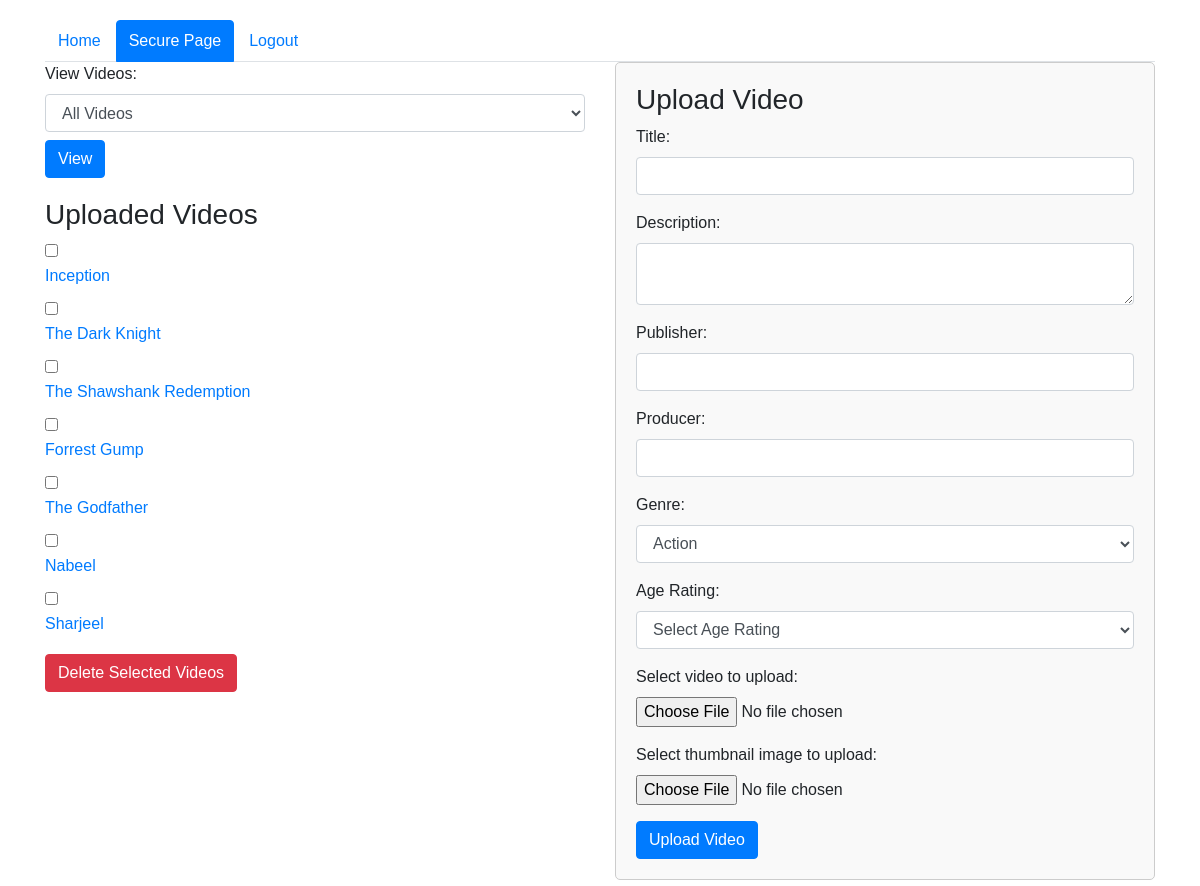
/secure3-bk2.php (signed in), run on the app's committed database.
### tables this page shows
CREATE TABLE `videos` (
  `id` int(11) NOT NULL,
  `title` varchar(255) NOT NULL,
  `description` text DEFAULT NULL,
  `filename` varchar(255) NOT NULL,
  `thumbnail` varchar(255) DEFAULT NULL,
  `uploader_id` int(11) DEFAULT NULL,
  `Publisher` varchar(255) DEFAULT NULL,
  `Producer` varchar(255) DEFAULT NULL,
  `Genre` varchar(100) DEFAULT NULL,
  `AgeRating` varchar(10) DEFAULT NULL,
  `upload_datetime` datetime DEFAULT NULL
);

### secure3-bk2.php (the view, shortened to what this page needs)
<?php
$conn = mysqli_connect("localhost", "root", "", "videos1");
$genre_query = "SELECT genre_name FROM Genres";
$genre_result = mysqli_query($conn, $genre_query);
$genres = array();
while ($row = mysqli_fetch_assoc($genre_result)) {
    $genres[] = $row['genre_name'];
}
?>
<!DOCTYPE html>
<html lang="en">
<head>
    <link rel="stylesheet" href="https://maxcdn.bootstrapcdn.com/bootstrap/4.5.2/css/bootstrap.min.css">
</head>
<body>
    <div class="container">
        <ul class="nav nav-tabs">
            <li class="nav-item">
                <a class="nav-link" href="index.php">Home</a>
            </li>
            <li class="nav-item">
                <a class="nav-link active" href="#">Secure Page</a>
            </li>
            <li class="nav-item">
                <a class="nav-link" href="logout.php">Logout</a>
            </li>
        </ul>
        <div class="row">
            <div class="col-md-6">
                <form action="" method="GET" class="mb-3">
                    <label for="view-option">View Videos:</label>
                    <select name="view-option" id="view-option" class="form-control">
                        <option value="all">All Videos</option>
                    </select>
                    <button type="submit" class="btn btn-primary mt-2">View</button>
                </form>
                <div class="video-container">
                    <h3>Uploaded Videos</h3>
                    <?php
                    $view_option = isset($_GET['view-option']) ? $_GET['view-option'] : 'all';
                    if ($view_option === 'all') {
                        $query = "SELECT * FROM videos";
                    } else {
                        $id = $_SESSION['id'];
                        $query = "SELECT * FROM videos WHERE uploader_id = $id";
                    }
                    $result = mysqli_query($conn, $query);
                    if ($result && mysqli_num_rows($result) > 0) {
                        while ($row = mysqli_fetch_assoc($result)) {
                            echo "<div><input type='checkbox' name='videos[]' value='" . $row['id'] . "'><a href='view_video.php?id=" . $row['id'] . "' class='video-link'>" . $row['title'] . "</a></div>";
                        }
                    } else {
                        echo "No videos uploaded yet.";
                    }
                    ?>
                    <form action="" method="POST">
                        <button type="submit" class="btn btn-danger mt-2" name="delete_videos">Delete Selected Videos</button>
                    </form>
                </div>
            </div>
            <div class="col-md-6">
                <div class="upload-container">
                    <h3>Upload Video</h3>
                    <form action="" method="POST" enctype="multipart/form-data">
                        <div class="form-group">
                            <label for="title">Title:</label>
                            <input type="text" class="form-control" id="title" name="title">
                        </div>
                        <div class="form-group">
                            <label for="description">Description:</label>
                            <textarea class="form-control" id="description" name="description"></textarea>
                        </div>
                        <div class="form-group">
                            <label for="publisher">Publisher:</label>
                            <input type="text" class="form-control" id="publisher" name="publisher">
                        </div>
                        <div class="form-group">
                            <label for="producer">Producer:</label>
                            <input type="text" class="form-control" id="producer" name="producer">
                        </div>
                        <div class="form-group">
                            <label for="genre">Genre:</label>
                            <select class="form-control" id="genre" name="genre">
                                <?php foreach ($genres as $genre) : ?>
                                    <option value="<?php echo $genre; ?>"><?php echo $genre; ?></option>
                                <?php endforeach; ?>
                            </select>
                        </div>
                        <div class="form-group">
                            <label for="age_rating">Age Rating:</label>
                            <select class="form-control" id="age_rating" name="age_rating">
                                <option value="">Select Age Rating</option>
                            </select>
                        </div>
                        <div class="form-group">
                            <label for="fileToUpload">Select video to upload:</label>
                            <input type="file" class="form-control-file" name="fileToUpload" id="fileToUpload">
                        </div>
                        <div class="form-group">
                            <label for="thumbnailToUpload">Select thumbnail image to upload:</label>
                            <input type="file" class="form-control-file" name="thumbnailToUpload" id="thumbnailToUpload">
                        </div>
                        <button type="submit" class="btn btn-primary" name="upload_video">Upload Video</button>
                    </form>
                </div>
            </div>
        </div>
    </div>
</body>
</html>

### secure3-bk2.php (style rules this page uses)
body { font-family: Arial, sans-serif; margin: 0; padding: 20px; }
.video-link { display: block; margin-bottom: 10px; }
.video-container { margin-top: 20px; }
.upload-container { padding: 20px; border: 1px solid #ccc; border-radius: 5px; background-color: #f9f9f9; }
.nav-tabs .nav-link.active { color: #fff; background-color: #007bff; border-color: #007bff; }
.nav-tabs .nav-link { color: #007bff; border: 1px solid transparent; border-top-left-radius: .25rem; border-top-right-radius: .25rem; margin-right: 2px; line-height: 1.5; padding: .5rem .75rem; }
.nav-tabs { border-bottom: 1px solid #dee2e6; }

### data on the page
videos: title "Inception"
videos: title "The Dark Knight"
videos: title "The Shawshank Redemption"
videos: title "Forrest Gump"
videos: title "The Godfather"
videos: title "Nabeel"
videos: title "Sharjeel"

### other printed values
form field genre "Action"
